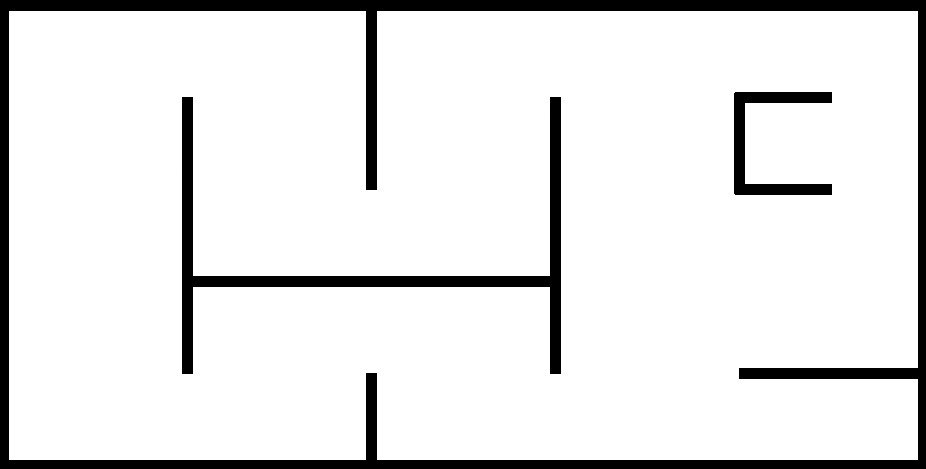
#> input picture maps/reference.jpg, 926 x 469 px
$ python map_evaluation.py maps/reference.jpg
#> lines starting #> are read from the running program, lines starting #| are printed output that depends on the picture
#!/usr/bin/python3

import cv2
import numpy as np
from skimage.metrics import structural_similarity as ssim
import sys

def preprocess_image(image_path):
#> called with image_path = 'maps/reference.jpg'
    img = cv2.imread(image_path, cv2.IMREAD_GRAYSCALE)
#> img is the input picture: shape (469, 926); min 0, max 255, mean 229.1
    img = cv2.normalize(img, None, 0, 255, cv2.NORM_MINMAX)
    img = cv2.resize(img, (120, 64))
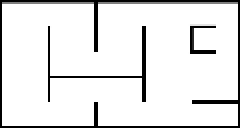
#> img: shape (64, 120) (shown 2 times larger); min 0, max 255, mean 229.6
    return img

def extract_features(image):
    orb = cv2.ORB_create()
    keypoints, descriptors = orb.detectAndCompute(image, None)
#> keypoints = (); descriptors = None
    return keypoints, descriptors

def align_images(image1, image2):
    # Find keypoints and descriptors
    kp1, des1 = extract_features(image1)
#> kp1 = ()
    kp2, des2 = extract_features(image2)
#> kp2 = ()

    # Match features
    bf = cv2.BFMatcher(cv2.NORM_HAMMING, crossCheck=True)
    matches = bf.match(des1, des2)
#> matches = ()

    # Sort matches by distance
    matches = sorted(matches, key=lambda x: x.distance)
#> matches = []
    #print(len(matches))

    # Check if there are enough matches
    if len(matches) < 4:
        #print("Not enough matches found to compute homography.")
        return image1  # Return the original image if not enough matches

    # Extract location of good matches
    src_pts = np.float32([kp1[m.queryIdx].pt for m in matches]).reshape(-1, 1, 2)
    dst_pts = np.float32([kp2[m.trainIdx].pt for m in matches]).reshape(-1, 1, 2)

    # Find homography
    M, mask = cv2.findHomography(src_pts, dst_pts, cv2.RANSAC)

    # Align image1 to image2
    height, width = image2.shape
    aligned_image1 = cv2.warpPerspective(image1, M, (width, height))

    return aligned_image1

def quality_metrics(aligned_image, reference_image):
    ssim_value = ssim(aligned_image, reference_image)
#> ssim_value = 1
    mse_value = np.mean((aligned_image - reference_image) ** 2)
#> mse_value = 0
    return ssim_value, mse_value

def main(generated_map_path, standard_map_path, ssim_threshold=0.8, mse_threshold=1000):
    generated_map = preprocess_image(generated_map_path)
    standard_map = preprocess_image(standard_map_path)

    aligned_map = align_images(generated_map, standard_map)

    ssim_value, mse_value = quality_metrics(aligned_map, standard_map)
#> ssim_value = 1; mse_value = 0

    #print(f"SSIM: {ssim_value}, MSE: {mse_value}")
    score = ssim_value*10
#> score = 10
    print("Similarity: {:.2f}".format(score))
#| Similarity: 10.00

    # [4 lines of commented-out code are left out]

if __name__ == "__main__":
    if len(sys.argv) != 2:
        print("Usage: python map_evaluation.py <input_image>")
        sys.exit(1)
    Input = sys.argv[1]
    Reference = 'maps/reference.jpg'
    main(Reference, Input)
